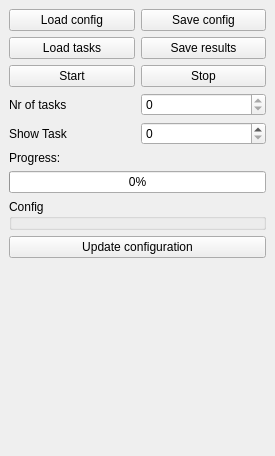
<?xml version="1.0" encoding="UTF-8"?>
<ui version="4.0">
 <class>SimTaskPlugin</class>
 <widget class="QDockWidget" name="SimTaskPlugin">
  <property name="geometry">
   <rect>
    <x>0</x>
    <y>0</y>
    <width>275</width>
    <height>456</height>
   </rect>
  </property>
  <property name="windowTitle">
   <string>DockWidget</string>
  </property>
  <widget class="QWidget" name="dockWidgetContents">
   <layout class="QVBoxLayout" name="verticalLayout_2">
    <item>
     <layout class="QVBoxLayout" name="verticalLayout">
      <item>
       <layout class="QGridLayout" name="gridLayout">
        <item row="1" column="0">
         <widget class="QPushButton" name="_loadTaskBtn">
          <property name="text">
           <string>Load tasks</string>
          </property>
         </widget>
        </item>
        <item row="3" column="0">
         <widget class="QPushButton" name="_startBtn">
          <property name="text">
           <string>Start</string>
          </property>
         </widget>
        </item>
        <item row="3" column="1">
         <widget class="QPushButton" name="_stopBtn">
          <property name="text">
           <string>Stop</string>
          </property>
         </widget>
        </item>
        <item row="1" column="1">
         <widget class="QPushButton" name="_saveResultBtn">
          <property name="text">
           <string>Save results</string>
          </property>
         </widget>
        </item>
        <item row="0" column="0">
         <widget class="QPushButton" name="_loadConfigBtn">
          <property name="text">
           <string>Load config</string>
          </property>
         </widget>
        </item>
        <item row="0" column="1">
         <widget class="QPushButton" name="_saveConfigBtn">
          <property name="text">
           <string>Save config</string>
          </property>
         </widget>
        </item>
       </layout>
      </item>
      <item>
       <layout class="QGridLayout" name="gridLayout_2">
        <item row="0" column="1">
         <widget class="QSpinBox" name="_nrTaskSpinBox">
          <property name="readOnly">
           <bool>true</bool>
          </property>
         </widget>
        </item>
        <item row="0" column="0">
         <widget class="QLabel" name="label_2">
          <property name="text">
           <string>Nr of tasks</string>
          </property>
         </widget>
        </item>
        <item row="1" column="0">
         <widget class="QLabel" name="label_3">
          <property name="text">
           <string>Show Task</string>
          </property>
         </widget>
        </item>
        <item row="1" column="1">
         <widget class="QSpinBox" name="_showTaskSpinBox"/>
        </item>
       </layout>
      </item>
      <item>
       <layout class="QHBoxLayout" name="horizontalLayout"/>
      </item>
      <item>
       <widget class="QLabel" name="label">
        <property name="text">
         <string>Progress:</string>
        </property>
       </widget>
      </item>
      <item>
       <widget class="QProgressBar" name="_progressBar">
        <property name="value">
         <number>0</number>
        </property>
       </widget>
      </item>
      <item>
       <widget class="QGroupBox" name="_configGroupBox">
        <property name="title">
         <string>Config</string>
        </property>
        <property name="checkable">
         <bool>false</bool>
        </property>
       </widget>
      </item>
      <item>
       <widget class="QPushButton" name="_updateConfigBtn">
        <property name="text">
         <string>Update configuration</string>
        </property>
       </widget>
      </item>
      <item>
       <spacer name="verticalSpacer">
        <property name="orientation">
         <enum>Qt::Vertical</enum>
        </property>
        <property name="sizeHint" stdset="0">
         <size>
          <width>20</width>
          <height>40</height>
         </size>
        </property>
       </spacer>
      </item>
     </layout>
    </item>
   </layout>
  </widget>
 </widget>
 <resources/>
 <connections/>
</ui>
